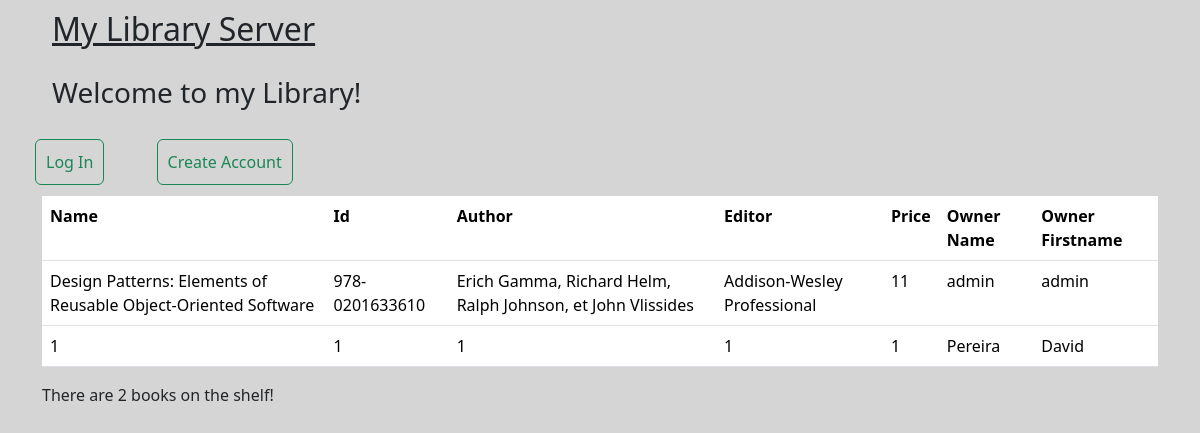
The page /users/home on the database as committed earlier.
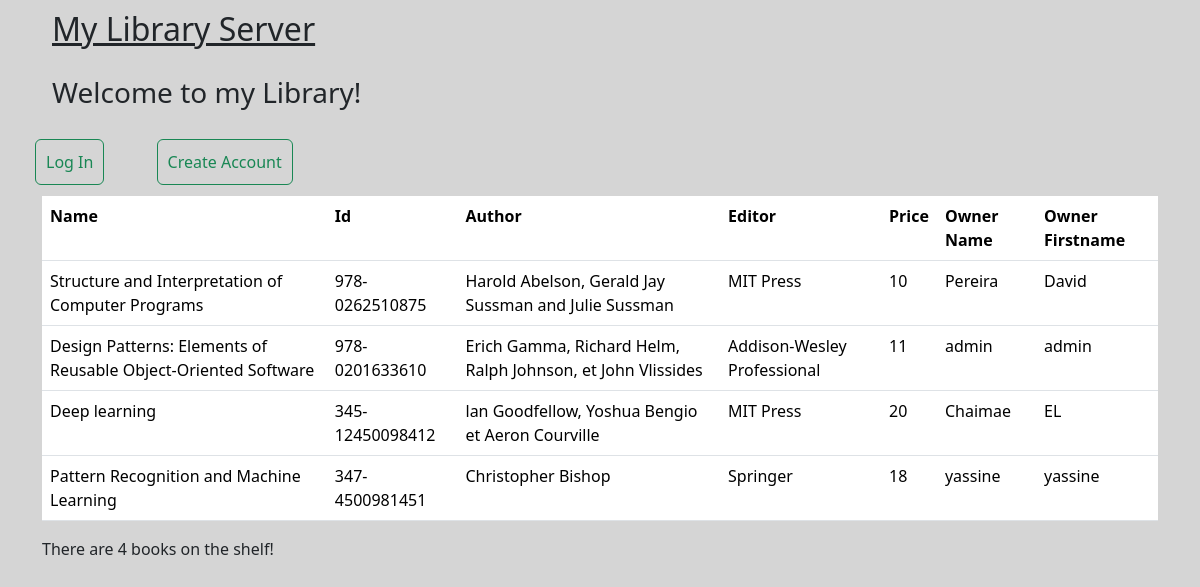
The same page on the database as committed later.
### book_management/sql_models/books.py (models this page shows)
class Book(Base):
    __tablename__ = "books"
    name = mapped_column(String(72))
    id = mapped_column(String(72), primary_key=True)
    author = mapped_column(String(72))
    editor : Mapped[Optional[str]] = mapped_column(String(2048), nullable=True)
    price = mapped_column(String(72))
    owner_email : Mapped[String(72)]= mapped_column(ForeignKey("users.email"))
    owner: Mapped["User"] = relationship()
    status = mapped_column(String(72))

### book_management/sql_models/users.py (models this page shows)
class User(Base):
    __tablename__ = 'users'
    email: Mapped[str] = mapped_column(String(72), primary_key=True, unique=True)
    name: Mapped[str] = mapped_column(String(72))
    firstname: Mapped[str] = mapped_column(String(72))
    password: Mapped[str] = mapped_column(String(72))
    role: Mapped[str] = mapped_column(String(72))
    access: Mapped[bool] = mapped_column(Boolean)

### book_management/routes/users_routes.py (the view)
@login_router.get('/home')
def ask_to_go_home(request: Request):
    books = book_services.get_all_books()
    count = book_services.get_number_of_books()
    users = services.access_db()
    return templates.TemplateResponse(
        "home.html",
        context={'request': request,'books': books, 'count': count, 'users': users}
    )

### templates/home.html (shortened to what this page needs)
{% extends "empty_page.html" %}
{% from "my_macro.html" import show_book_home %}
{% from "my_macro.html" import show_book_count %}
{% block content %}
<div class="container">
    <h2>My Library Server</h2>
    <h3>Welcome to my Library!</h3>
</div>
<div class="btn">
    <a class="btn btn-outline-success mx-4" href="/users/login">Log In</a>
    <a class="btn btn-outline-success mx-4" href="/users/create">Create Account</a>
</div>
<div class="container">
    <table class="table">
        <tr>
            <th>Name</th>
            <th>Id</th>
            <th>Author</th>
            <th>Editor</th>
            <th>Price</th>
            <th>Owner Name</th>
            <th>Owner Firstname</th>
        </tr>
        {% set number_books = namespace(value=0) %}
        {% for book in books %}
            {% if book.status == "available" %}
            {% set number_books.value = number_books.value + 1 %}
                {{ show_book_home(book.name, book.id, book.author, book.editor, book.price, book.owner_email, users) }}
            {% endif %}
        {% endfor %}
    </table>
    {% if number_books.value != 1%}
     <p>There are {{number_books.value}} books on the shelf!</p>
    {% endif %}
</div>
{% endblock %}

### templates/empty_page.html (shortened to what this page needs)
<!DOCTYPE html>
<html>
<head>
    <link rel="stylesheet" href="https://cdn.jsdelivr.net/npm/bootstrap@5.3.3/dist/css/bootstrap.min.css">
    <link rel="stylesheet" href="/static/style.css">
</head>
<body>
    {% block content %}
    {% endblock %}
</body>
</html>

### templates/my_macro.html (shortened to what this page needs)
{% macro show_book_home(name, id, author, editor, price, owner_email, users) %}
    <tr>
        <td>{{ name }}</td>
        <td>
            {{ id }}
        </td>
        <td>
            {{ author }}
        </td>
        <td>
            {{ editor }}
        </td>
        <td>
            {{ price }}
        </td>
        <td>
            {% for user in users %}
                {%if user.email == owner_email%}
                    {{user.name}}
                {%endif%}
            {% endfor %}
        </td>
        <td>
            {% for user in users %}
                {%if user.email == owner_email%}
                    {{user.firstname}}
                {%endif%}
            {% endfor %}
        </td>
    </tr>
{% endmacro %}

### static/style.css (style rules this page uses)
body { background-color: rgb(213, 213, 213); }
h2 { padding: 10px; text-decoration: underline; }
h3 { padding: 10px; }
.btn { padding: 10px; }

Rows that differ between the two databases and show on the page:
removed Book: name "1", id "1", author "1", editor "1", price "1", User (name "Pereira", firstname "David")
now on this page (row edited): Book: name "Structure and Interpretation of Computer Programs", id "978-0262510875", author "Harold Abelson, Gerald Jay Sussman and Julie Sussman", editor "MIT Press", price "10", User (name "Pereira", firstname "David")
added Book: name "Deep learning", id "345-12450098412", author "lan Goodfellow, Yoshua Bengio et Aeron Courville", editor "MIT Press", price "20"
added User: name "Chaimae", firstname "EL"
added Book: name "Pattern Recognition and Machine Learning", id "347-4500981451", author "Christopher Bishop", editor "Springer", price "18"
added User: name "yassine", firstname "yassine"
Other text that changed with them:
{{ number_books.value }}: "2" → "4"
